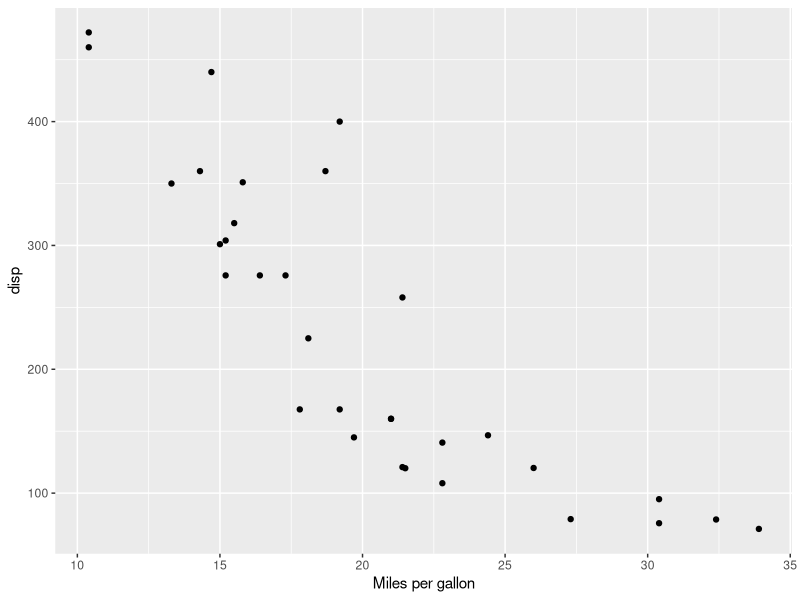

The R source for this figure:
# Charger la bibliothèque ggplot2
  library(ggplot2)
  
  # Charger le jeu de données mtcars
  data(mtcars)
  
  # Créer un nuage de points avec ggplot2, en utilisant mpg sur l'axe des abscisses et disp sur l'axe des ordonnées, avec une étiquette "Miles per gallon" sur l'axe des abscisses
  ggplot(mtcars, aes(x = mpg, y = disp)) +
    geom_point() +
    labs(x = "Miles per gallon")